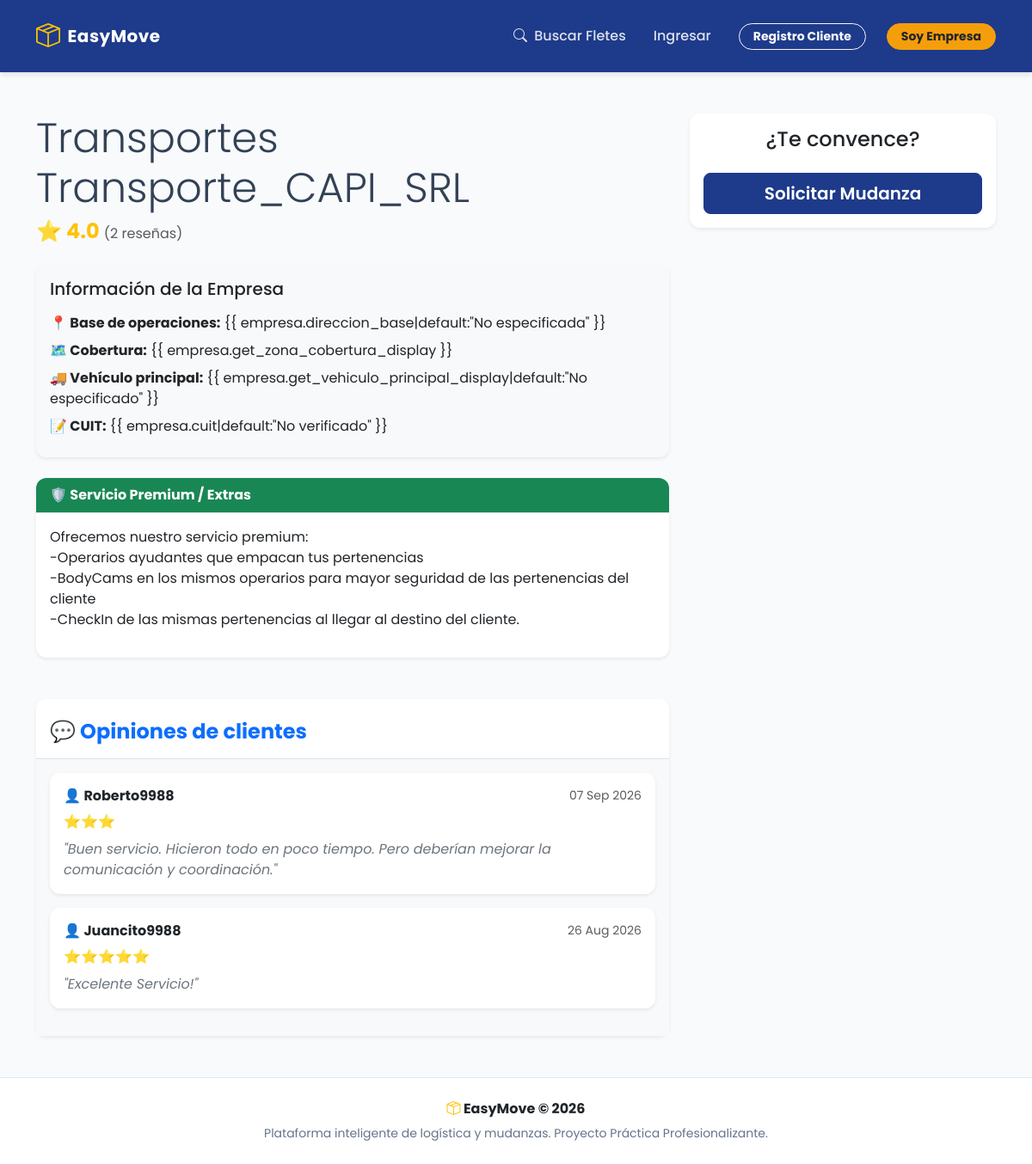
Before: /empresa/2/ with the older database file.
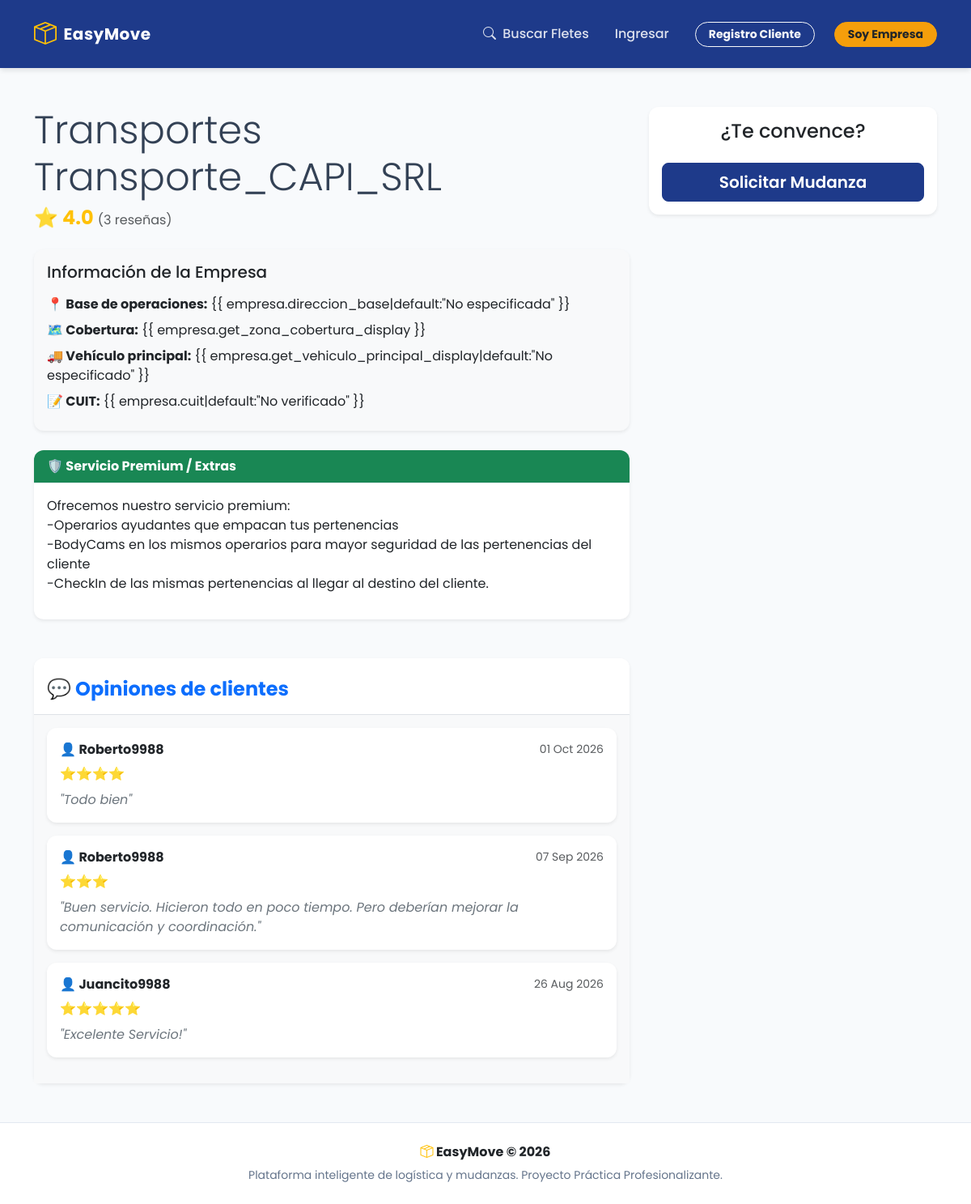
After: the same page with the newer database file.
### core/models.py (models this page shows, shortened)
class Usuario(AbstractUser):
    TIPOS_DE_ROL = (
        ('CLIENTE', 'Me quiero mudar'),
        ('EMPRESA', 'Realizo mudanzas'),
    )
    rol = models.CharField(max_length=10, choices=TIPOS_DE_ROL, default='CLIENTE')
    reputacion = models.DecimalField(max_digits=3, decimal_places=1, default=5.0)
    ZONAS_COBERTURA = (
        ('SOLO_CABA', 'Solo Capital Federal'),
        ('SOLO_PBA', 'Solo Provincia de Buenos Aires'),
        ('CABA_A_PBA', 'Capital Federal a Provincia'),
        ('PBA_A_CABA', 'Provincia a Capital Federal'),
        ('TODAS', 'CABA y Provincia (Ambos sentidos)'),
    )
    zona_cobertura = models.CharField(max_length=20, choices=ZONAS_COBERTURA, default='TODAS')
    ofrece_embalaje_seguro = models.BooleanField(default=False, help_text="Incluye operarios con bodycam y registro de cajas")
    descripcion_servicio_premium = models.TextField(
    blank=True,
    null=True,
    help_text="Describe qué incluye tu servicio extra"
)
    cuit = models.CharField(max_length=11, blank=True, null=True, help_text="Solo números, sin guiones")
    telefono = models.CharField(max_length=20, blank=True, null=True)
    direccion_base = models.CharField(max_length=255, blank=True, null=True)
    TIPO_FLOTA = (
        ('FURGON', 'Furgón (Ej: Kangoo, Partner)'),
        ('CAMIONETA', 'Camioneta (Ej: F-100, Hilux)'),
        ('CAMION_CHICO', 'Camión Liviano (Ej: 350)'),
        ('CAMION_MUDANZA', 'Camión de Mudanza Grande'),
    )
    vehiculo_principal = models.CharField(max_length=20, choices=TIPO_FLOTA, blank=True, null=True)
    tiene_seguro = models.BooleanField(default=False, help_text="¿Cuenta con seguro de carga?")
    cubre_caba = models.BooleanField(default=True, verbose_name="Solo CABA")
    cubre_amba = models.BooleanField(default=True, verbose_name="AMBA (Conurbano)")
    cubre_resto_pba = models.BooleanField(default=False, verbose_name="Resto de PBA (Ej: La Plata, Costa)")
    cubre_interior = models.BooleanField(default=False, verbose_name="Interior del País")

class Resena(models.Model):
    mudanza = models.OneToOneField(Mudanza, on_delete=models.CASCADE, related_name='resena')
    empresa = models.ForeignKey(Usuario, on_delete=models.CASCADE, related_name='resenas_recibidas')
    cliente = models.ForeignKey(Usuario, on_delete=models.CASCADE, related_name='resenas_dadas')
    calificacion = models.IntegerField(choices=[
        (5, '⭐⭐⭐⭐⭐ - Excelente'),
        (4, '⭐⭐⭐⭐ - Muy Bueno'),
        (3, '⭐⭐⭐ - Bueno'),
        (2, '⭐⭐ - Regular'),
        (1, '⭐ - Malo')
    ])
    comentario = models.TextField(blank=True, null=True)
    fecha_creacion = models.DateTimeField(auto_now_add=True)

### core/views.py (the view)
# urls.py: path('empresa/<int:empresa_id>/', views.perfil_empresa, name='perfil_empresa'),
def perfil_empresa(request, empresa_id):
    empresa = get_object_or_404(Usuario, id=empresa_id, rol='EMPRESA')
    resenas = empresa.resenas_recibidas.all().order_by('-fecha_creacion')
    promedio = resenas.aggregate(Avg('calificacion'))['calificacion__avg']
    if promedio is not None:
        promedio = round(promedio, 1)
    else:
        promedio = 0
    return render(request, 'core/perfil_empresa.html', {
        'empresa': empresa,
        'resenas': resenas,      # Pasamos la lista de comentarios al HTML
        'promedio': promedio,    # Pasamos el número promedio al HTML
    })

### core/templates/core/perfil_empresa.html (shortened to what this page needs)
{% extends 'core/base.html' %} {% block content %}
<div class="container mt-5">
  <div class="row">
    <div class="col-md-8">
      <h2 class="display-5 text-capitalize">
        Transportes {{ empresa.username }}
      </h2>
      <div class="mb-4">
        {% if promedio > 0 %}
        <h4 class="text-warning mb-0 fw-bold">
          ⭐ {{ promedio }}
          <span class="text-muted fs-6 fw-normal"
            >({{ resenas.count }} reseñas)</span
          >
        </h4>
        {% else %}
        <span class="badge bg-secondary">Aún no tiene reseñas</span>
        {% endif %}
      </div>
      <div class="card mb-4 shadow-sm border-0 bg-light mt-3">
        <div class="card-body">
          <h5 class="mb-3">Información de la Empresa</h5>
          <ul class="list-unstyled mb-0">
            <li class="mb-2">
              <strong>📍 Base de operaciones:</strong> {{
              empresa.direccion_base|default:"No especificada" }}
            </li>
            <li class="mb-2">
              <strong>🗺️ Cobertura:</strong> {{
              empresa.get_zona_cobertura_display }}
            </li>
            <li class="mb-2">
              <strong>🚚 Vehículo principal:</strong> {{
              empresa.get_vehiculo_principal_display|default:"No especificado"
              }}
            </li>
            <li class="mb-2">
              <strong>📝 CUIT:</strong> {{ empresa.cuit|default:"No verificado"
              }}
            </li>
          </ul>
        </div>
      </div>
      {% if empresa.ofrece_embalaje_seguro %}
      <div class="card border-success mb-4 shadow-sm">
        <div class="card-header bg-success text-white fw-bold">
          🛡️ Servicio Premium / Extras
        </div>
        <div class="card-body">
          <p class="mb-0">
            {{ empresa.descripcion_servicio_premium|linebreaks }}
          </p>
        </div>
      </div>
      {% endif %}
      <div class="card shadow-sm border-0 mt-5 mb-5">
        <div class="card-header bg-white border-bottom pt-4 pb-3">
          <h4 class="fw-bold text-primary mb-0">💬 Opiniones de clientes</h4>
        </div>
        <div class="card-body bg-light">
          {% for resena in resenas %}
          <div class="card mb-3 border-0 shadow-sm">
            <div class="card-body">
              <div
                class="d-flex justify-content-between align-items-center mb-2"
              >
                <h6 class="fw-bold mb-0 text-dark">
                  👤 {{ resena.cliente.username }}
                </h6>
                <small class="text-muted"
                  >{{ resena.fecha_creacion|date:"d M Y" }}</small
                >
              </div>
              <div class="text-warning mb-2 fs-6">
                {% if resena.calificacion == 5 %}⭐⭐⭐⭐⭐{% endif %}
                {% if resena.calificacion == 4 %}⭐⭐⭐⭐{% endif %}
                {% if resena.calificacion == 3 %}⭐⭐⭐{% endif %}
              </div>
              {% if resena.comentario %}
              <p class="mb-0 text-secondary" style="font-style: italic">
                "{{ resena.comentario }}"
              </p>
              {% endif %}
            </div>
          </div>
          {% empty %}
          <p class="text-muted text-center my-4">
            Nadie ha comentado todavía. ¡Sé el primero en solicitar un viaje y
            dejar tu opinión!
          </p>
          {% endfor %}
        </div>
      </div>
    </div>
    <div class="col-md-4">
      <div class="card shadow-sm sticky-top" style="top: 20px">
        <div class="card-body text-center">
          <h4 class="card-title mb-4">¿Te convence?</h4>
          <a
            href="{% url 'solicitar_mudanza' empresa.id %}"
            class="btn btn-primary btn-lg w-100"
            >Solicitar Mudanza</a
          >
        </div>
      </div>
    </div>
  </div>
</div>
{% endblock %}

### core/templates/core/base.html (shortened to what this page needs)
<!DOCTYPE html>
<html lang="es">
  <head>
    <link
      href="https://cdn.jsdelivr.net/npm/bootstrap@5.3.0/dist/css/bootstrap.min.css"
      rel="stylesheet"
    />
    <link
      rel="stylesheet"
      href="https://cdn.jsdelivr.net/npm/bootstrap-icons@1.11.1/font/bootstrap-icons.css"
    />
  </head>
  <body class="d-flex flex-column min-vh-100">
    <nav class="navbar navbar-expand-lg navbar-custom py-3">
      <div class="container">
        <a
          class="navbar-brand d-flex align-items-center gap-2"
          href="{% url 'home' %}"
        >
          <i class="bi bi-box-seam fs-3 text-warning"></i>
          EasyMove
        </a>
        <div class="collapse navbar-collapse" id="navbarNav">
          <ul class="navbar-nav ms-auto align-items-center gap-3">
            <li class="nav-item">
              <a class="nav-link" href="{% url 'buscador_empresas' %}"
                ><i class="bi bi-search me-1"></i> Buscar Fletes</a
              >
            </li>
            {% if user.is_authenticated %}
            {% if user.rol == 'CLIENTE' %}
            <li class="nav-item">
              <a class="nav-link" href="{% url 'panel_cliente' %}"
                ><i class="bi bi-person-lines-fill me-1"></i> Mi Panel</a
              >
            </li>
            {% elif user.rol == 'EMPRESA' %}
            <li class="nav-item">
              <a class="nav-link" href="{% url 'panel_empresa' %}"
                ><i class="bi bi-truck me-1"></i> Panel Empresa</a
              >
            </li>
            {% endif %}
            <li class="nav-item ms-lg-3">
              <form method="post" action="{% url 'logout' %}">
                {% csrf_token %}
                <button
                  type="submit"
                  class="btn btn-outline-light btn-sm fw-bold px-3 rounded-pill"
                >
                  Salir
                </button>
              </form>
            </li>
            {% else %}
            <li class="nav-item me-2">
              <a class="nav-link" href="{% url 'login' %}">Ingresar</a>
            </li>
            <li class="nav-item me-2">
              <a
                class="btn btn-outline-light btn-sm fw-bold px-3 rounded-pill"
                href="{% url 'registro_cliente' %}"
                >Registro Cliente</a
              >
            </li>
            <li class="nav-item">
              <a
                class="btn btn-warning btn-sm text-dark fw-bold px-3 rounded-pill"
                href="{% url 'registro_empresa' %}"
                >Soy Empresa</a
              >
            </li>
            {% endif %}
          </ul>
        </div>
      </div>
    </nav>
    <main class="flex-grow-1">{% block content %} {% endblock %}</main>
    <footer class="footer-custom py-4 mt-auto">
      <div class="container text-center">
        <p class="mb-1 fw-bold text-dark">
          <i class="bi bi-box-seam text-warning"></i> EasyMove &copy; 2026
        </p>
        <small
          >Plataforma inteligente de logística y mudanzas. Proyecto Práctica
          Profesionalizante.</small
        >
      </div>
    </footer>
  </body>
</html>

### core/templates/core/base.html (style rules this page uses)
:root { --em-primary: #1e3a8a; --em-secondary: #f59e0b; --em-bg-light: #f8fafc; }
body { font-family: "Poppins", sans-serif; background-color: var(--em-bg-light); color: #334155; }
.navbar-custom { background-color: var(--em-primary); box-shadow: 0 4px 6px -1px rgba(0, 0, 0, 0.1); }
.navbar-custom .navbar-brand { font-weight: 700; letter-spacing: 0.5px; color: white !important; }
.navbar-custom .nav-link { color: rgba(255, 255, 255, 0.85) !important; font-weight: 500; transition: color 0.3s; }
.btn-primary { background-color: var(--em-primary); border-color: var(--em-primary); border-radius: 8px; font-weight: 600; transition: all 0.3s; }
.btn-warning { background-color: var(--em-secondary); border-color: var(--em-secondary); color: white; border-radius: 8px; font-weight: 600; }
.card { border: none; border-radius: 12px; box-shadow: 0 4px 6px -1px rgba(0, 0, 0, 0.05), 0 2px 4px -1px rgba(0, 0, 0, 0.03); transition: transform 0.2s ease-in-out; }
.card-header { border-top-left-radius: 12px !important; border-top-right-radius: 12px !important; background-color: white; border-bottom: 1px solid #e2e8f0; }
.footer-custom { background-color: white; border-top: 1px solid #e2e8f0; color: #64748b; }

Changed rows visible on the page:
added Resena: cliente.username "Roberto9988", fecha_creacion "01 Oct 2026", comentario "Todo bien"
Other visible differences:
{{ resenas.count }}: "2" → "3"
